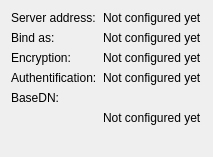
         <widget class="QWidget" name="WStackPage" >
          <layout class="QGridLayout" >
           <item row="0" column="0" >
            <widget class="QLabel" name="textLabel5" >
             <property name="sizePolicy" >
              <sizepolicy vsizetype="Maximum" hsizetype="Maximum" >
               <horstretch>0</horstretch>
               <verstretch>0</verstretch>
              </sizepolicy>
             </property>
             <property name="mouseTracking" >
              <bool>true</bool>
             </property>
             <property name="text" >
              <string>Server address:</string>
             </property>
             <property name="wordWrap" >
              <bool>false</bool>
             </property>
            </widget>
           </item>
           <item row="0" column="1" >
            <widget class="QLabel" name="networkLabel" >
             <property name="sizePolicy" >
              <sizepolicy vsizetype="Preferred" hsizetype="Fixed" >
               <horstretch>0</horstretch>
               <verstretch>0</verstretch>
              </sizepolicy>
             </property>
             <property name="frameShape" >
              <enum>QFrame::NoFrame</enum>
             </property>
             <property name="text" >
              <string>Not configured yet</string>
             </property>
             <property name="wordWrap" >
              <bool>false</bool>
             </property>
            </widget>
           </item>
           <item row="1" column="0" >
            <widget class="QLabel" name="textLabel7" >
             <property name="sizePolicy" >
              <sizepolicy vsizetype="Maximum" hsizetype="Maximum" >
               <horstretch>0</horstretch>
               <verstretch>0</verstretch>
              </sizepolicy>
             </property>
             <property name="text" >
              <string>Bind as:</string>
             </property>
             <property name="wordWrap" >
              <bool>false</bool>
             </property>
            </widget>
           </item>
           <item row="1" column="1" >
            <widget class="QLabel" name="credentialLabel" >
             <property name="sizePolicy" >
              <sizepolicy vsizetype="Preferred" hsizetype="Fixed" >
               <horstretch>0</horstretch>
               <verstretch>0</verstretch>
              </sizepolicy>
             </property>
             <property name="text" >
              <string>Not configured yet</string>
             </property>
             <property name="wordWrap" >
              <bool>false</bool>
             </property>
            </widget>
           </item>
           <item row="2" column="1" >
            <widget class="QLabel" name="encryptionLabel" >
             <property name="sizePolicy" >
              <sizepolicy vsizetype="Preferred" hsizetype="Fixed" >
               <horstretch>0</horstretch>
               <verstretch>0</verstretch>
              </sizepolicy>
             </property>
             <property name="text" >
              <string>Not configured yet</string>
             </property>
             <property name="wordWrap" >
              <bool>false</bool>
             </property>
            </widget>
           </item>
           <item row="3" column="1" >
            <widget class="QLabel" name="authLabel" >
             <property name="sizePolicy" >
              <sizepolicy vsizetype="Preferred" hsizetype="Fixed" >
               <horstretch>0</horstretch>
               <verstretch>0</verstretch>
              </sizepolicy>
             </property>
             <property name="text" >
              <string>Not configured yet</string>
             </property>
             <property name="wordWrap" >
              <bool>false</bool>
             </property>
            </widget>
           </item>
           <item row="2" column="0" >
            <widget class="QLabel" name="textLabel10" >
             <property name="sizePolicy" >
              <sizepolicy vsizetype="Maximum" hsizetype="Preferred" >
               <horstretch>0</horstretch>
               <verstretch>0</verstretch>
              </sizepolicy>
             </property>
             <property name="text" >
              <string>Encryption:</string>
             </property>
             <property name="wordWrap" >
              <bool>false</bool>
             </property>
            </widget>
           </item>
           <item row="3" column="0" >
            <widget class="QLabel" name="textLabel12" >
             <property name="sizePolicy" >
              <sizepolicy vsizetype="Maximum" hsizetype="Preferred" >
               <horstretch>0</horstretch>
               <verstretch>0</verstretch>
              </sizepolicy>
             </property>
             <property name="text" >
              <string>Authentification:</string>
             </property>
             <property name="wordWrap" >
              <bool>false</bool>
             </property>
            </widget>
           </item>
           <item row="4" column="0" >
            <widget class="QLabel" name="textLabel16" >
             <property name="sizePolicy" >
              <sizepolicy vsizetype="Maximum" hsizetype="Preferred" >
               <horstretch>0</horstretch>
               <verstretch>0</verstretch>
              </sizepolicy>
             </property>
             <property name="text" >
              <string>BaseDN:</string>
             </property>
             <property name="wordWrap" >
              <bool>false</bool>
             </property>
            </widget>
           </item>
           <item rowspan="2" row="4" column="1" >
            <widget class="QLabel" name="ldapOptLabel" >
             <property name="sizePolicy" >
              <sizepolicy vsizetype="Fixed" hsizetype="Fixed" >
               <horstretch>0</horstretch>
               <verstretch>0</verstretch>
              </sizepolicy>
             </property>
             <property name="text" >
              <string>Not configured yet</string>
             </property>
             <property name="alignment" >
              <set>Qt::AlignTop</set>
             </property>
             <property name="wordWrap" >
              <bool>false</bool>
             </property>
            </widget>
           </item>
           <item row="5" column="0" >
            <spacer>
             <property name="orientation" >
              <enum>Qt::Vertical</enum>
             </property>
             <property name="sizeType" >
              <enum>QSizePolicy::Expanding</enum>
             </property>
             <property name="sizeHint" >
              <size>
               <width>20</width>
               <height>41</height>
              </size>
             </property>
            </spacer>
           </item>
          </layout>
         </widget>
